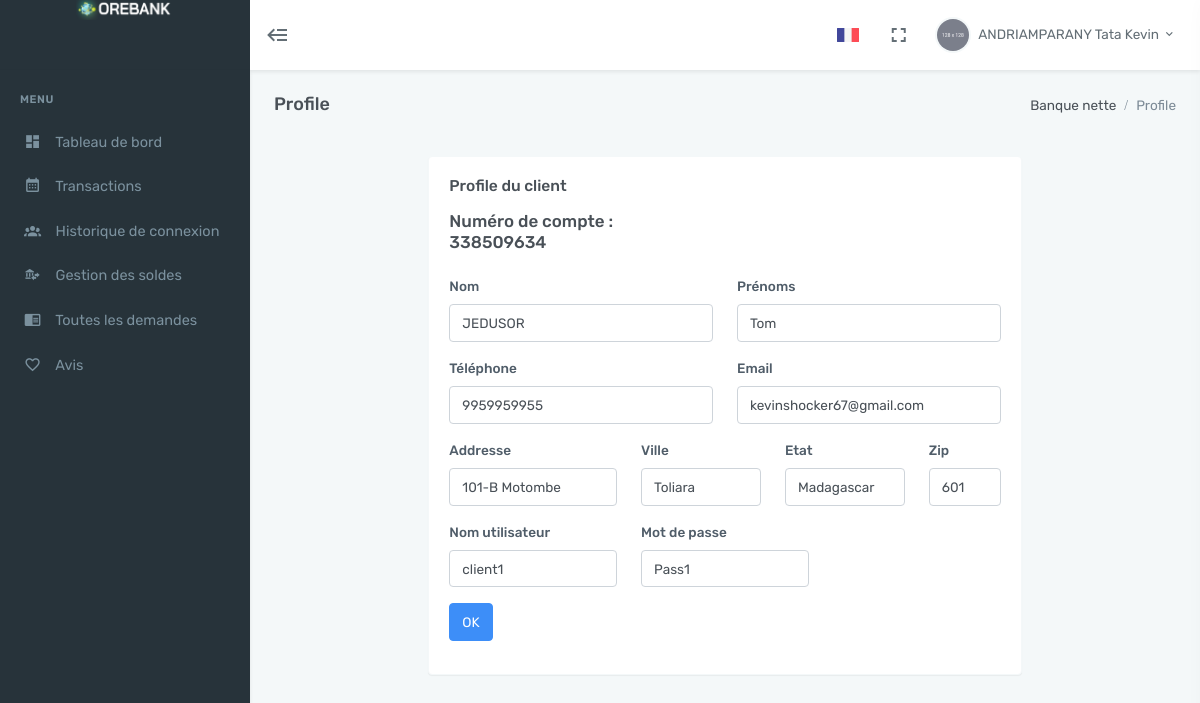
The page /admin/dist/profile_view.php?account_no=338509634 (signed in) on the database its author committed.
### tables this page shows
CREATE TABLE `tbl_customer` (
  `account_no` int(9) NOT NULL,
  `full_name` char(100) NOT NULL,
  `gender` char(10) NOT NULL,
  `birth_date` date NOT NULL,
  `mobile` char(15) NOT NULL,
  `email` char(100) NOT NULL
);

CREATE TABLE `tbl_address` (
  `account_no` int(9) NOT NULL,
  `home_address` varchar(100) NOT NULL,
  `city` char(25) NOT NULL,
  `state` char(25) NOT NULL,
  `pincode` int(6) NOT NULL
);

CREATE TABLE `tbl_account` (
  `account_no` int(9) NOT NULL,
  `username` char(25) NOT NULL,
  `password` char(25) NOT NULL
);

### admin/dist/profile_view.php (the view, shortened to what this page needs)
<?php
    include('connect.php');
    if(isset($_SESSION["s_admin_id"]))
    {
        $Admin_id = $_SESSION["s_admin_id"];
        $query_admin = "SELECT * FROM tbl_admin WHERE admin_id=$Admin_id";
        $result_admin = mysqli_query($con, $query_admin);
        $row_admin_detail = mysqli_fetch_array($result_admin);
        if(isset($_GET['account_no']))
        {
            $Account_no = $_GET['account_no'];
            $query_customer = "SELECT * FROM tbl_customer WHERE account_no=$Account_no";
            $result_customer = mysqli_query($con, $query_customer);
            $row_customer = mysqli_fetch_array($result_customer);
            $first_name = strtok($row_customer['full_name'], " ");
            $full_name_arr = explode(' ',trim($row_customer['full_name']));
            $last_name = $full_name_arr[1];
            $query_address = "SELECT * FROM tbl_address WHERE account_no = $Account_no";
            $result_address = mysqli_query($con,$query_address);
            $row_address = mysqli_fetch_array($result_address);
            $query_for_get_password = "SELECT password FROM tbl_account WHERE account_no = $Account_no";
            $result_password = mysqli_query($con, $query_for_get_password);
            $acc_password = mysqli_fetch_array($result_password)[0];
            $query_for_get_username = "SELECT username FROM tbl_account WHERE account_no = $Account_no";
            $result_username = mysqli_query($con, $query_for_get_username);
            $acc_username = mysqli_fetch_array($result_username)[0];
        }
        else
        {
        }
    } else {
        header("location:http://localhost/online-banking/admin/dist/auth-login.php");
    }
?>
<!doctype html>
<html lang="en">
    <head>
        <link href="assets/libs/slick-slider/slick/slick.css" rel="stylesheet" type="text/css" />
        <link href="assets/libs/slick-slider/slick/slick-theme.css" rel="stylesheet" type="text/css" />
        <link href="assets/libs/jqvmap/jqvmap.min.css" rel="stylesheet" />
        <link href="assets/libs/sweetalert2/sweetalert2.min.css" rel="stylesheet" type="text/css" />
        <link href="assets/css/bootstrap.min.css" rel="stylesheet" type="text/css" />
        <link href="assets/css/icons.min.css" rel="stylesheet" type="text/css" />
        <link href="assets/css/app.min.css" rel="stylesheet" type="text/css" />
    </head>
    <body data-sidebar="dark">
        <div id="layout-wrapper">
            <header id="page-topbar">
                <div class="navbar-header">
                    <div class="d-flex">
                        <div class="navbar-brand-box">
                            <a href="index.php" class="logo logo-light">
                                <span class="logo-lg">
                                    <img src="assets/images/orebank.png" alt="logo" height="20">
                                </span>
                            </a>
                        </div>
                        <button type="button" class="btn btn-sm px-3 font-size-24 header-item waves-effect" id="vertical-menu-btn">
                            <i class="mdi mdi-backburger"></i>
                        </button>
                    </div>
                    <div class="d-flex">
                        <div class="dropdown d-inline-block">
                            <button type="button" class="btn header-item waves-effect" id="page-header-flag-dropdown"
                                data-toggle="dropdown" aria-haspopup="true" aria-expanded="false">
                                <img class="" src="assets/images/flags/french.jpg" alt="Header Language" height="14">
                            </button>
                        </div>
                        <div class="dropdown d-none d-lg-inline-block ml-1">
                            <button type="button" class="btn header-item noti-icon waves-effect" data-toggle="fullscreen">
                                <i class="mdi mdi-fullscreen"></i>
                            </button>
                        </div>
                        <div class="dropdown d-inline-block">
                            <button type="button" class="btn header-item waves-effect" id="page-header-user-dropdown"
                                data-toggle="dropdown" aria-haspopup="true" aria-expanded="false">
                                <img class="rounded-circle header-profile-user" src="assets/images/users/avatar-1.jpg"
                                    alt="Header Avatar">
                                <span class="d-none d-sm-inline-block ml-1"><?php echo $row_admin_detail["full_name"]?></span>
                                <i class="mdi mdi-chevron-down d-none d-sm-inline-block"></i>
                            </button>
                        </div>
                    </div>
                </div>
            </header>
            <div class="vertical-menu">
                <div data-simplebar class="h-100">
                    <div id="sidebar-menu">
                        <ul class="metismenu list-unstyled" id="side-menu">
                            <li class="menu-title">Menu</li>
                            <li>
                                <a href="index.php" class="waves-effect">
                                    <i class="mdi mdi-view-dashboard"></i>
                                    <span>Tableau de bord</span>
                                </a>
                            </li>
                            <li>
                                <a href="transaction.php" class=" waves-effect">
                                    <i class="mdi mdi-calendar-month"></i>
                                    <span>Transactions</span>
                                </a>
                            </li>
                            <li>
                                <a href="login_history.php" class="waves-effect">
                                    <i class="mdi mdi-account-group"></i>
                                    <span>Historique de connexion</span>
                                </a>
                            </li>
                            <li>
                                <a href="manage_balance.php" class="waves-effect">
                                    <i class="mdi mdi-bank-transfer"></i>
                                    <span>Gestion des soldes</span>
                                </a>
                            </li>
                            <li>
                                <a href="view_requests.php" class="waves-effect">
                                    <i class="mdi mdi-book-open"></i>
                                    <span>Toutes les demandes</span>
                                </a>
                            </li>
                            <li>
                                <a href="manage_feedback.php" class="waves-effect">
                                    <i class="mdi mdi-heart-outline"></i>
                                    <span>Avis</span>
                                </a>
                            </li>
                    </div>
                </div>
            </div>
            <div class="main-content">
                <div class="page-content">
                    <div class="container-fluid">
                        <div class="row">
                            <div class="col-12">
                                <div class="page-title-box d-flex align-items-center justify-content-between">
                                    <h4 class="mb-0 font-size-18">Profile</h4>
                                    <div class="page-title-right">
                                        <ol class="breadcrumb m-0">
                                            <li class="breadcrumb-item"><a href="javascript: void(0);">Banque nette</a></li>
                                            <li class="breadcrumb-item active">Profile</li>
                                        </ol>
                                    </div>
                                </div>
                            </div>
                        </div>
                        <div class="row mb-4">
                            <div class="col-xl-2">
                            </div>
                            <div class="col-xl-8">
                                <div class="row">
                                    <div class="col-md-7">
                                    </div>
                                    <div class="col-md-5">
                                        <div class="btn-toolbar justify-content-md-end" role="toolbar">
                                        </div>
                                    </div>
                                </div>
                                <div class="row">
                            <div class="col-lg-12">
                                <div class="card">
                                    <div class="card-body">
                                        <h4 class="header-title">Profile du client</h4>
                                        <form class="needs-validation" novalidate method="post">
                                        <div class="row col-md-6 mb-3 mt-3">
                                            <h5>Numéro de compte : <?php echo $Account_no; ?></h5>
                                        </div>
                                            <div class="row">
                                                <div class="col-md-6 mb-3">
                                                <label for="validationTooltip01">Nom</label>
                                                <input type="text" name="txt_fname" class="form-control" id="validationTooltip01" placeholder="First name" value="<?php echo $first_name?>" disabled required>
                                                </div>
                                                <div class="col-md-6 mb-3">
                                                <label for="validationTooltip02">Prénoms</label>
                                                <input type="text" name="txt_lname" class="form-control" id="validationTooltip02" placeholder="Last name" value="<?php echo $last_name ?>" disabled required>
                                                </div>
                                            </div>
                                            <div class="row">
                                                <div class="col-md-6 mb-3">
                                                <label for="validationTooltip01">Téléphone</label>
                                                <input type="text" name="txt_mobile" class="form-control" id="validationTooltip01" placeholder="Mobile" value="<?php echo $row_customer['mobile']?>" disabled required>
                                                </div>
                                                <div class="col-md-6 mb-3">
                                                <label for="validationTooltip02">Email</label>
                                                <input type="text" name="txt_email" class="form-control" id="validationTooltip02" placeholder="Email Id" value="<?php echo $row_customer['email']?>" disabled required>
                                                </div>
                                            </div>
                                            <div class="row">
                                                <div class="col-md-4 mb-3">
                                                <label for="validationTooltip03">Addresse</label>
                                                <input type="text" name="txt_address" class="form-control" id="validationTooltip03" placeholder="Address" value="<?php echo $row_address['home_address']?>" disabled required>
                                                </div>
                                                <div class="col-md-3 mb-3">
                                                <label for="validationTooltip03">Ville</label>
                                                <input type="text" name="txt_city" class="form-control" id="validationTooltip03" placeholder="City" value="<?php echo $row_address['city']?>" disabled required>
                                                </div>
                                                <div class="col-md-3 mb-3">
                                                <label for="validationTooltip04">Etat</label>
                                                <input type="text" name="txt_state" class="form-control" id="validationTooltip04" placeholder="State" value="<?php echo $row_address['state']?>"disabled required>
                                                </div>
                                                <div class="col-md-2 mb-3">
                                                <label for="validationTooltip04">Zip</label>
                                                <input type="text" name="txt_zip" class="form-control" id="validationTooltip04" placeholder="Zip" value="<?php echo $row_address['pincode']?>" disabled required>
                                                </div>
                                            </div>
                                              <div class="row">
                                                <div class="col-md-4 mb-3">
                                                  <label>Nom utilisateur</label>
                                                    <input type="text" name="txt_username" class="form-control" value="<?php echo $acc_username?>" required disabled
                                                            placeholder="Password"/>
                                                </div>
                                                <div class="col-md-4 mb-3">
                                                  <label>Mot de passe</label>
                                                    <input type="text" name="txt_password" id="pass2" class="form-control" value="<?php echo $acc_password?>" required disabled
                                                            placeholder="Password"/>
                                                </div>
                                            </div>
                                            <a href="index.php"><button class="btn btn-primary" type="button" name="btn_cancel" >OK</button></a>
                                        </div>
                                    </div>
                                </div>
                            </div>
                        </div>
      </div>
                            </div>
                        </div>
                    </div>
                </div>
    </body>
</html>

### rows shown on the page
tbl_customer: txt_fname "JEDUSOR", txt_lname "Tom", txt_mobile "9959959955", txt_email "kevinshocker67@gmail.com"
tbl_address: txt_address "101-B Motombe", txt_city "Toliara", txt_state "Madagascar", txt_zip "601"
tbl_account: txt_username "client1", txt_password "Pass1"

### other values the page prints
$row_admin_detail["full_name"] "ANDRIAMPARANY Tata Kevin"
$Account_no "338509634"
